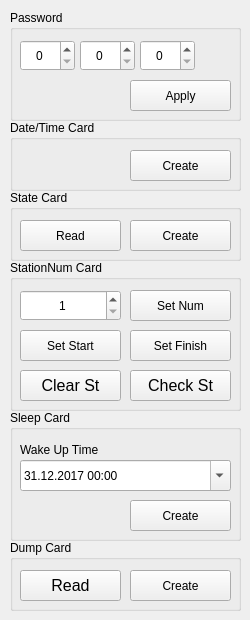
          <widget class="QWidget" name="tab_2">
           <attribute name="title">
            <string>Card</string>
           </attribute>
           <widget class="QGroupBox" name="groupBox">
            <property name="geometry">
             <rect>
              <x>10</x>
              <y>410</y>
              <width>231</width>
              <height>131</height>
             </rect>
            </property>
            <property name="locale">
             <locale language="English" country="UnitedStates"/>
            </property>
            <property name="title">
             <string>Sleep Card</string>
            </property>
            <widget class="QPushButton" name="sleepCardButton">
             <property name="geometry">
              <rect>
               <x>120</x>
               <y>90</y>
               <width>101</width>
               <height>31</height>
              </rect>
             </property>
             <property name="toolTip">
              <string>Creates the master card to force a base station to sleep and to wake-up at competion date</string>
             </property>
             <property name="locale">
              <locale language="English" country="UnitedStates"/>
             </property>
             <property name="text">
              <string>Create</string>
             </property>
            </widget>
            <widget class="QDateTimeEdit" name="dtCompetion">
             <property name="geometry">
              <rect>
               <x>10</x>
               <y>50</y>
               <width>211</width>
               <height>31</height>
              </rect>
             </property>
             <property name="locale">
              <locale language="English" country="UnitedStates"/>
             </property>
             <property name="minimumDate">
              <date>
               <year>2017</year>
               <month>12</month>
               <day>31</day>
              </date>
             </property>
             <property name="displayFormat">
              <string>dd.MM.yyyy HH:mm</string>
             </property>
             <property name="calendarPopup">
              <bool>true</bool>
             </property>
            </widget>
            <widget class="QLabel" name="label_4">
             <property name="geometry">
              <rect>
               <x>10</x>
               <y>30</y>
               <width>211</width>
               <height>20</height>
              </rect>
             </property>
             <property name="locale">
              <locale language="English" country="UnitedStates"/>
             </property>
             <property name="text">
              <string>Wake Up Time</string>
             </property>
            </widget>
           </widget>
           <widget class="QGroupBox" name="groupBox_2">
            <property name="geometry">
             <rect>
              <x>10</x>
              <y>540</y>
              <width>231</width>
              <height>71</height>
             </rect>
            </property>
            <property name="locale">
             <locale language="English" country="UnitedStates"/>
            </property>
            <property name="title">
             <string>Dump Card</string>
            </property>
            <widget class="QPushButton" name="readLogButton">
             <property name="geometry">
              <rect>
               <x>10</x>
               <y>30</y>
               <width>101</width>
               <height>31</height>
              </rect>
             </property>
             <property name="font">
              <font>
               <pointsize>12</pointsize>
              </font>
             </property>
             <property name="toolTip">
              <string>Reads the card contained punches log of a base station</string>
             </property>
             <property name="locale">
              <locale language="English" country="UnitedStates"/>
             </property>
             <property name="text">
              <string>Read</string>
             </property>
            </widget>
            <widget class="QPushButton" name="logCardButton">
             <property name="geometry">
              <rect>
               <x>120</x>
               <y>30</y>
               <width>101</width>
               <height>31</height>
              </rect>
             </property>
             <property name="toolTip">
              <string>Creates the master card to read punches log of a base station</string>
             </property>
             <property name="locale">
              <locale language="English" country="UnitedStates"/>
             </property>
             <property name="text">
              <string>Create</string>
             </property>
            </widget>
           </widget>
           <widget class="QGroupBox" name="groupBox_3">
            <property name="geometry">
             <rect>
              <x>10</x>
              <y>260</y>
              <width>231</width>
              <height>151</height>
             </rect>
            </property>
            <property name="locale">
             <locale language="English" country="UnitedStates"/>
            </property>
            <property name="title">
             <string>StationNum Card</string>
            </property>
            <widget class="QPushButton" name="setNumButton">
             <property name="geometry">
              <rect>
               <x>120</x>
               <y>30</y>
               <width>101</width>
               <height>31</height>
              </rect>
             </property>
             <property name="toolTip">
              <string>Creates the master card to set number of a base station</string>
             </property>
             <property name="locale">
              <locale language="English" country="UnitedStates"/>
             </property>
             <property name="text">
              <string>Set Num</string>
             </property>
            </widget>
            <widget class="QPushButton" name="setStartButton">
             <property name="geometry">
              <rect>
               <x>10</x>
               <y>70</y>
               <width>101</width>
               <height>31</height>
              </rect>
             </property>
             <property name="toolTip">
              <string>Creates the master card to make a base station as a start station</string>
             </property>
             <property name="locale">
              <locale language="English" country="UnitedStates"/>
             </property>
             <property name="text">
              <string>Set Start</string>
             </property>
            </widget>
            <widget class="QPushButton" name="setFinishButton">
             <property name="geometry">
              <rect>
               <x>120</x>
               <y>70</y>
               <width>101</width>
               <height>31</height>
              </rect>
             </property>
             <property name="toolTip">
              <string>Creates the master card to make a base station as a finish station</string>
             </property>
             <property name="locale">
              <locale language="English" country="UnitedStates"/>
             </property>
             <property name="text">
              <string>Set Finish</string>
             </property>
            </widget>
            <widget class="QPushButton" name="checkStButton">
             <property name="geometry">
              <rect>
               <x>120</x>
               <y>110</y>
               <width>101</width>
               <height>31</height>
              </rect>
             </property>
             <property name="font">
              <font>
               <pointsize>12</pointsize>
              </font>
             </property>
             <property name="toolTip">
              <string>Creates the master card to make a base station as a check station</string>
             </property>
             <property name="locale">
              <locale language="English" country="UnitedStates"/>
             </property>
             <property name="text">
              <string>Check St</string>
             </property>
            </widget>
            <widget class="QPushButton" name="clearStButton">
             <property name="geometry">
              <rect>
               <x>10</x>
               <y>110</y>
               <width>101</width>
               <height>31</height>
              </rect>
             </property>
             <property name="font">
              <font>
               <pointsize>12</pointsize>
              </font>
             </property>
             <property name="toolTip">
              <string>Creates the master card to make a base station as a clear station</string>
             </property>
             <property name="locale">
              <locale language="English" country="UnitedStates"/>
             </property>
             <property name="text">
              <string>Clear St</string>
             </property>
            </widget>
            <widget class="QSpinBox" name="sbStationNum">
             <property name="geometry">
              <rect>
               <x>10</x>
               <y>30</y>
               <width>101</width>
               <height>31</height>
              </rect>
             </property>
             <property name="frame">
              <bool>true</bool>
             </property>
             <property name="alignment">
              <set>Qt::AlignCenter</set>
             </property>
             <property name="minimum">
              <number>1</number>
             </property>
             <property name="maximum">
              <number>255</number>
             </property>
            </widget>
           </widget>
           <widget class="QGroupBox" name="groupBox_4">
            <property name="geometry">
             <rect>
              <x>10</x>
              <y>120</y>
              <width>231</width>
              <height>71</height>
             </rect>
            </property>
            <property name="locale">
             <locale language="English" country="UnitedStates"/>
            </property>
            <property name="title">
             <string>Date/Time Card</string>
            </property>
            <widget class="QPushButton" name="setTimeButton">
             <property name="geometry">
              <rect>
               <x>120</x>
               <y>30</y>
               <width>101</width>
               <height>31</height>
              </rect>
             </property>
             <property name="toolTip">
              <string>Creates the master card to set clock of a base station</string>
             </property>
             <property name="locale">
              <locale language="English" country="UnitedStates"/>
             </property>
             <property name="text">
              <string>Create</string>
             </property>
            </widget>
           </widget>
           <widget class="QGroupBox" name="groupBox_5">
            <property name="geometry">
             <rect>
              <x>10</x>
              <y>190</y>
              <width>231</width>
              <height>71</height>
             </rect>
            </property>
            <property name="locale">
             <locale language="English" country="UnitedStates"/>
            </property>
            <property name="title">
             <string>State Card</string>
            </property>
            <widget class="QPushButton" name="createInfoCardButton">
             <property name="geometry">
              <rect>
               <x>120</x>
               <y>30</y>
               <width>101</width>
               <height>31</height>
              </rect>
             </property>
             <property name="toolTip">
              <string>Creates the master card to get info about a base station</string>
             </property>
             <property name="locale">
              <locale language="English" country="UnitedStates"/>
             </property>
             <property name="text">
              <string>Create</string>
             </property>
            </widget>
            <widget class="QPushButton" name="readInfoButton">
             <property name="geometry">
              <rect>
               <x>10</x>
               <y>30</y>
               <width>101</width>
               <height>31</height>
              </rect>
             </property>
             <property name="toolTip">
              <string>Reads the card contained info about a base station</string>
             </property>
             <property name="locale">
              <locale language="English" country="UnitedStates"/>
             </property>
             <property name="text">
              <string>Read</string>
             </property>
            </widget>
           </widget>
           <widget class="QGroupBox" name="groupBox_6">
            <property name="geometry">
             <rect>
              <x>10</x>
              <y>10</y>
              <width>231</width>
              <height>111</height>
             </rect>
            </property>
            <property name="toolTip">
             <string>Current password of a base station</string>
            </property>
            <property name="locale">
             <locale language="English" country="UnitedStates"/>
            </property>
            <property name="title">
             <string>Password</string>
            </property>
            <widget class="QPushButton" name="applyPwdButton">
             <property name="geometry">
              <rect>
               <x>120</x>
               <y>70</y>
               <width>101</width>
               <height>31</height>
              </rect>
             </property>
             <property name="toolTip">
              <string>Applies this password for all master cards</string>
             </property>
             <property name="text">
              <string>Apply</string>
             </property>
            </widget>
            <widget class="QSpinBox" name="sbCurPwd3">
             <property name="geometry">
              <rect>
               <x>10</x>
               <y>30</y>
               <width>55</width>
               <height>31</height>
              </rect>
             </property>
             <property name="frame">
              <bool>true</bool>
             </property>
             <property name="alignment">
              <set>Qt::AlignCenter</set>
             </property>
             <property name="maximum">
              <number>255</number>
             </property>
            </widget>
            <widget class="QSpinBox" name="sbCurPwd2">
             <property name="geometry">
              <rect>
               <x>70</x>
               <y>30</y>
               <width>55</width>
               <height>31</height>
              </rect>
             </property>
             <property name="frame">
              <bool>true</bool>
             </property>
             <property name="alignment">
              <set>Qt::AlignCenter</set>
             </property>
             <property name="maximum">
              <number>255</number>
             </property>
            </widget>
            <widget class="QSpinBox" name="sbCurPwd1">
             <property name="geometry">
              <rect>
               <x>130</x>
               <y>30</y>
               <width>55</width>
               <height>31</height>
              </rect>
             </property>
             <property name="frame">
              <bool>true</bool>
             </property>
             <property name="alignment">
              <set>Qt::AlignCenter</set>
             </property>
             <property name="maximum">
              <number>255</number>
             </property>
            </widget>
           </widget>
          </widget>
